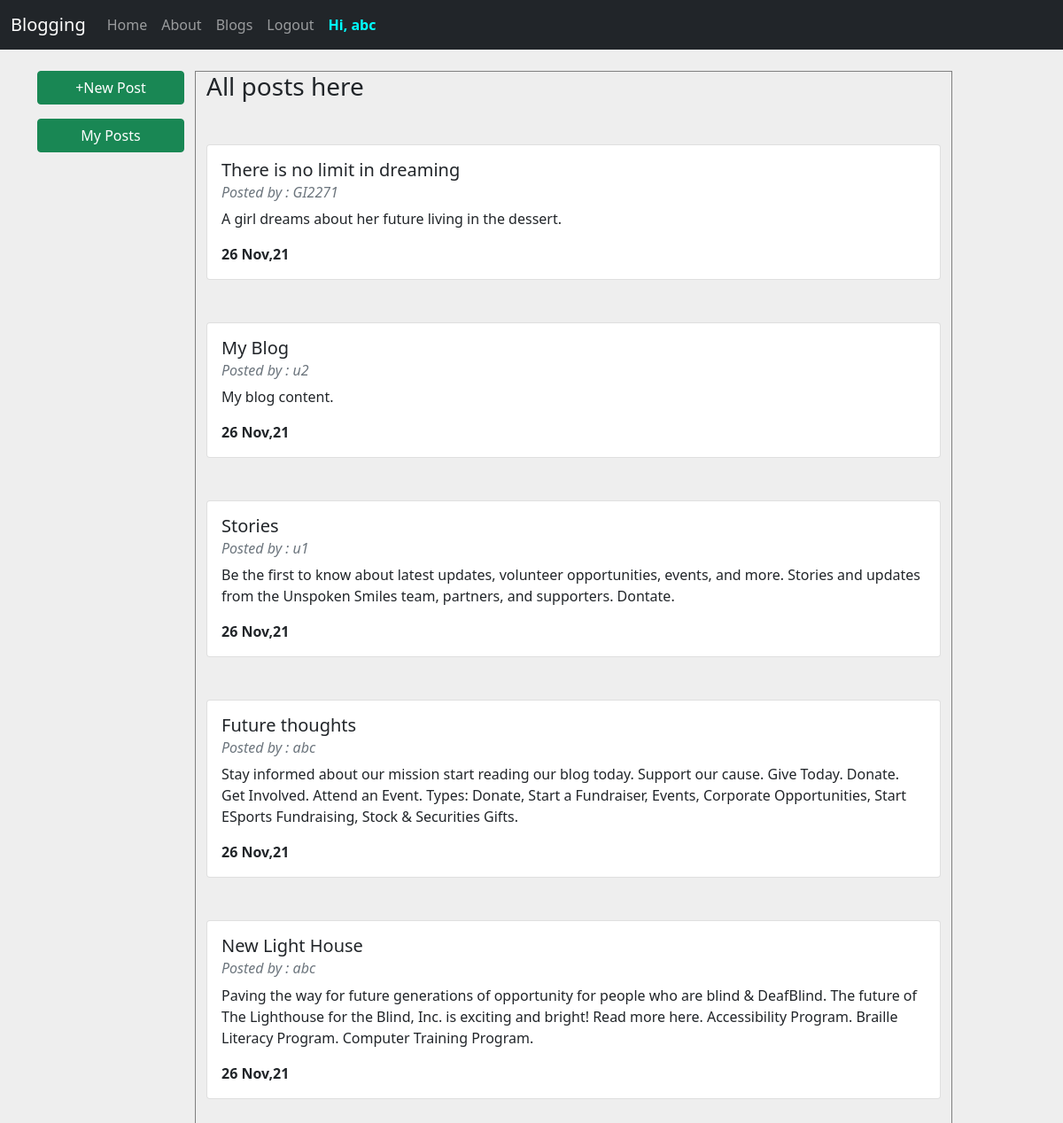
Screenshot of /main (signed in) with the database file from the repository.
### tables this page shows
CREATE TABLE POSTS(
        TITLE VARCHAR(100),
        CONTENT VARCHAR(1000),
        DATE VARCHAR(100),
        USERNAME VARCHAR(100)
        );

### my_website.py (the view)
@my_website_app.route('/main')
def main():
    u = session.get('username')
    if u is None:  # Not logged in
        return flask.redirect("/login")
    else:
        import sqlite3
        print("Connect/Creating database 'my_website_db.sqlite3' ")
        my_db_connection = sqlite3.connect('my_website_db.sqlite3')
        print("Done")
        print("Get the cursor.(It help us to send query & retreive result)")
        my_db_cursor = my_db_connection.cursor()
        print("Done")
        try:
            my_query = "SELECT * FROM POSTS"
            print("Check Whether username already exists")
            print("Executing Query : ", my_query)
            my_db_cursor.execute(my_query)
            print("executed")
            my_db_result = my_db_cursor.fetchall()
            my_db_result = my_db_result[::-1]
            print("fetched")
            print(my_db_result)
            return flask.render_template('main.html', result=my_db_result)
        except:
            return flask.render_template('main.html', result=[])

### templates/main.html
{% extends "my_template.html"%}
{% block myblock1 %}
<div class="row">
    <div class="col-lg-2 ">
        <div class="d-grid">
            <button class="btn btn-success mb-3 btn-block"> <a href="/newpost" class="text-decoration-none text-white"> +New Post</a></button>
            <button class="btn btn-success mb-3 btn-block"> <a href="/mypost" class="text-decoration-none text-white">
                    My Posts</a></button>
        </div>
    </div>
    <div class="col-lg-9 " style="border: 1px solid grey; height: 100%;">
        <h3 class="mb-5">All posts here</h3>
        {%for i in result%}
        <div class="card mb-5 " style="width: 100%;">
            <div class="card-body">
                <h5 class="card-title"> {{i[0]}} </h5>
                <h6 class="card-subtitle mb-2 text-muted"><i>Posted by : {{i[3]}}</i></h6>
                <p class="card-text">{{i[1]}}</p>
                <b>{{i[2]}}</b>
            </div>
        </div>
        {%endfor%}
    </div>
</div>
{% endblock %}

### rows the page displays
POSTS: TITLE "There is no limit in dreaming", USERNAME "GI2271", CONTENT "A girl dreams about her future living in the dessert.", DATE "26 Nov,21"
POSTS: TITLE "My Blog", USERNAME "u2", CONTENT "My blog content.", DATE "26 Nov,21"
POSTS: TITLE "Stories", USERNAME "u1", CONTENT "Be the first to know about latest updates, volunteer opportunities, events, and more. Stories and updates from the Unspoken Smiles team, partners, and supporters. Dontate.", DATE "26 Nov,21"
POSTS: TITLE "Future thoughts", USERNAME "abc", CONTENT "Stay informed about our mission start reading our blog today. Support our cause. Give Today. Donate. Get Involved. Attend an Event. Types: Donate, Start a Fundraiser, Events, Corporate Opportunities, Start ESports Fundraising, Stock & Securities Gifts.", DATE "26 Nov,21"
POSTS: TITLE "New Light House", USERNAME "abc", CONTENT "Paving the way for future generations of opportunity for people who are blind & DeafBlind. The future of The Lighthouse for the Blind, Inc. is exciting and bright! Read more here. Accessibility Program. Braille Literacy Program. Computer Training Program.", DATE "26 Nov,21"

### other values shown
{{ session['username'] }} "abc"
